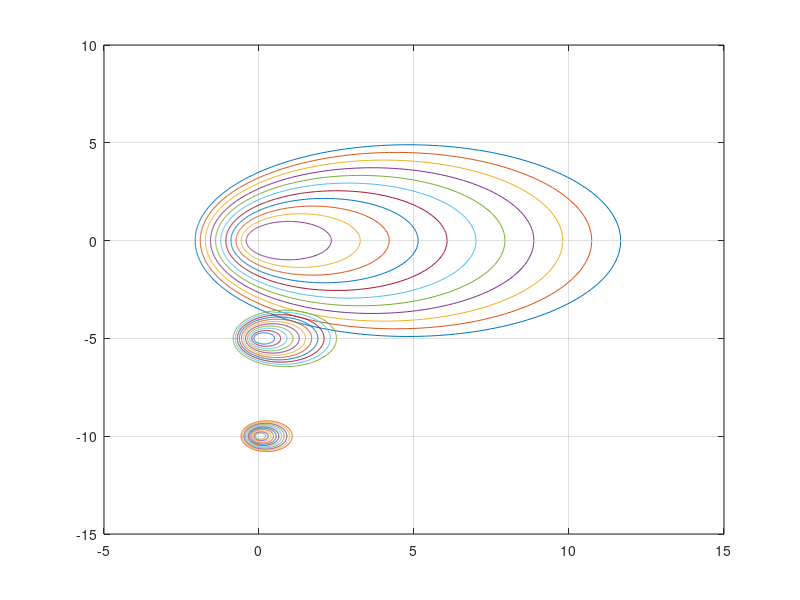

This figure's MATLAB source:
clc
clear all
close all


%%
for force = 0:1:10
    rho = -1 * (force/10 * (1-0.2)-1);
    for i = 1:1:361
        response(i) = (rho*10*0.7*0.5) / (1-0.7*cos((i-1) * 3.14 / 180.0));
        x_response(i) = response(i) * cos((i-1) * 3.14 / 180.0);
        y_response(i) = response(i) * sin((i-1) * 3.14 / 180.0);
    end
    plot(x_response,y_response)
    hold on
end

for force = 0:1:10
    rho = -1 * (force/10 * (1-0.2)-1);
    for i = 1:1:361
        response(i) = (rho*5*0.5*0.5) / (1-0.5*cos((i-1) * 3.14 / 180.0));
        x_response(i) = response(i) * cos((i-1) * 3.14 / 180.0);
        y_response(i) = response(i) * sin((i-1) * 3.14 / 180.0) - 5;
    end
    plot(x_response,y_response)
    hold on
end

for force = 0:1:10
    rho = -1 * (force/10 * (1-0.2)-1);
    for i = 1:1:361
        response(i) = (rho*5*0.3*0.5) / (1-0.3*cos((i-1) * 3.14 / 180.0));
        x_response(i) = response(i) * cos((i-1) * 3.14 / 180.0);
        y_response(i) = response(i) * sin((i-1) * 3.14 / 180.0) - 10;
    end
    plot(x_response,y_response)
    hold on
end

grid on

